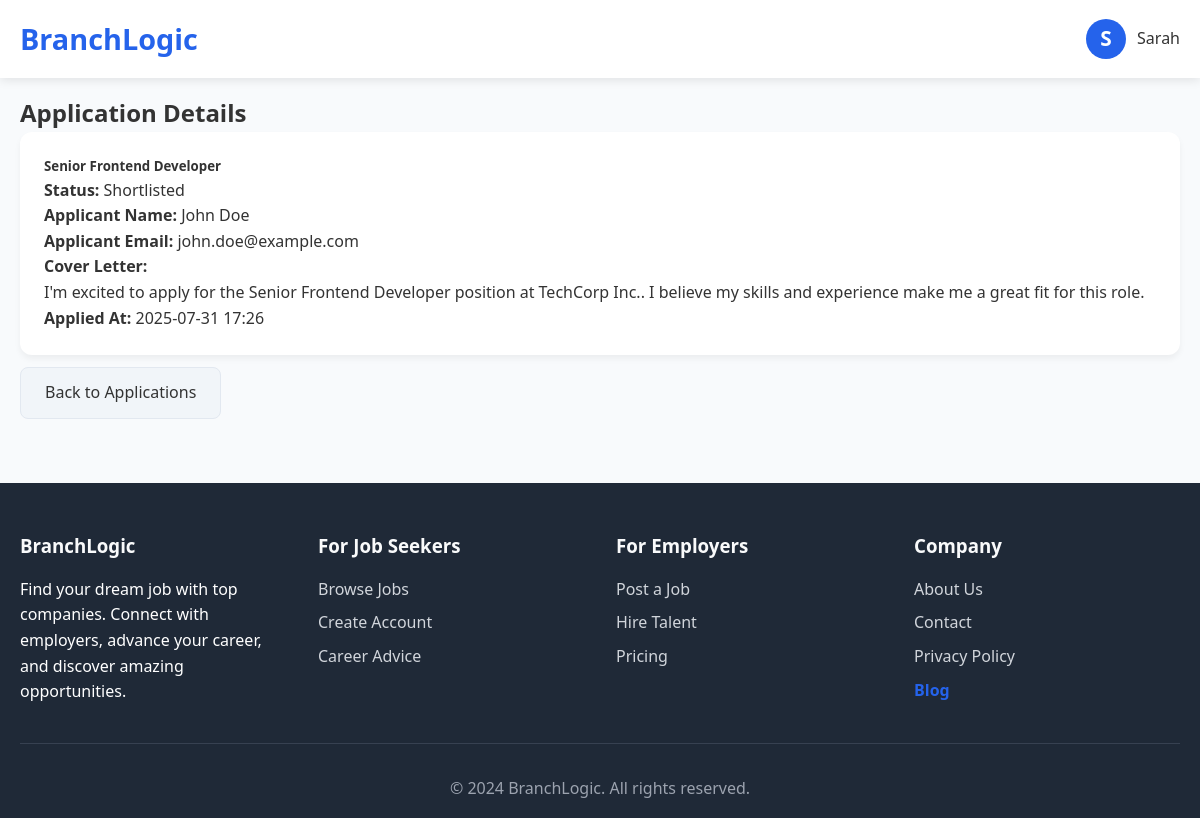
Page /application/1 (signed in) on the committed database.
### app.py (models this page shows)
class User(UserMixin, db.Model):
    id = db.Column(db.Integer, primary_key=True)
    email = db.Column(db.String(120), unique=True, nullable=False)
    password_hash = db.Column(db.String(200), nullable=False)
    display_name = db.Column(db.String(100), nullable=False)
    first_name = db.Column(db.String(50), nullable=False)
    last_name = db.Column(db.String(50), nullable=False)
    role = db.Column(db.String(20), nullable=False, default='jobseeker')
    profile_complete = db.Column(db.Boolean, default=False)
    avatar = db.Column(db.String(200))
    bio = db.Column(db.Text)
    skills = db.Column(db.Text)
    experience = db.Column(db.Text)
    education = db.Column(db.Text)
    location = db.Column(db.String(100))
    website = db.Column(db.String(200))
    linkedin = db.Column(db.String(200))
    github = db.Column(db.String(200))
    created_at = db.Column(db.DateTime, default=datetime.utcnow)
    updated_at = db.Column(db.DateTime, default=datetime.utcnow, onupdate=datetime.utcnow)

class Application(db.Model):
    id = db.Column(db.Integer, primary_key=True)
    job_id = db.Column(db.Integer, db.ForeignKey('job.id'), nullable=False)
    job_title = db.Column(db.String(200), nullable=False)
    applicant_id = db.Column(db.Integer, db.ForeignKey('user.id'), nullable=False)
    applicant_name = db.Column(db.String(200), nullable=False)
    applicant_email = db.Column(db.String(200), nullable=False)
    employer_id = db.Column(db.Integer, db.ForeignKey('user.id'), nullable=False)
    resume = db.Column(db.String(200))
    cover_letter = db.Column(db.Text)
    status = db.Column(db.String(20), default='new')  # new, reviewing, shortlisted, rejected, hired
    notes = db.Column(db.Text)  # Employer notes about the application
    rating = db.Column(db.Integer)  # 1-5 rating
    applied_at = db.Column(db.DateTime, default=datetime.utcnow)
    created_at = db.Column(db.DateTime, default=datetime.utcnow)
    updated_at = db.Column(db.DateTime, default=datetime.utcnow, onupdate=datetime.utcnow)

### app.py (the view)
@app.route('/application/<int:application_id>')
@login_required
def view_application(application_id):
    application = Application.query.get_or_404(application_id)
    if current_user.role == 'employer' and application.employer_id != current_user.id:
        flash('Access denied', 'error')
        return redirect(url_for('applications'))
    elif current_user.role == 'jobseeker' and application.applicant_id != current_user.id:
        flash('Access denied', 'error')
        return redirect(url_for('applications'))
    return render_template('view_application.html', application=application)

### app.py (called while the page is built)
@login_manager.user_loader
def load_user(user_id):
    return User.query.get(int(user_id))

### templates/view_application.html (shortened to what this page needs)
{% extends 'base.html' %}
{% block content %}
<div class="container mt-4">
    <h2>Application Details</h2>
    <div class="card mb-3">
        <div class="card-body">
            <h5 class="card-title">{{ application.job_title }}</h5>
            <p class="card-text"><strong>Status:</strong> {{ application.status|capitalize }}</p>
            <p class="card-text"><strong>Applicant Name:</strong> {{ application.applicant_name }}</p>
            <p class="card-text"><strong>Applicant Email:</strong> {{ application.applicant_email }}</p>
            {% if application.cover_letter %}
            <p class="card-text"><strong>Cover Letter:</strong><br>{{ application.cover_letter }}</p>
            {% endif %}
            <p class="card-text"><strong>Applied At:</strong> {{ application.applied_at.strftime('%Y-%m-%d %H:%M') }}</p>
        </div>
    </div>
    <a href="{{ url_for('applications') }}" class="btn btn-secondary">Back to Applications</a>
</div>
{% endblock %}

### templates/base.html (shortened to what this page needs)
<!DOCTYPE html>
<html lang="en">
<head>
</head>
<body>
    <nav class="navbar">
        <div class="container">
            <div class="nav-container" style="justify-content: space-between;">
                <a href="{{ url_for('home') }}" class="logo">BranchLogic</a>
                <div class="profile-dropdown">
                    <div class="profile-avatar">
                        <span class="avatar-circle">{{ current_user.first_name[0] if current_user.is_authenticated else 'U' }}</span>
                        <span class="profile-name">{{ current_user.first_name if current_user.is_authenticated else 'User' }}</span>
                    </div>
                </div>
            </div>
        </div>
    </nav>
    <main>
        {% block content %}{% endblock %}
    </main>
    <footer class="footer">
        <div class="container">
            <div class="footer-content">
                <div class="footer-section">
                    <h3>BranchLogic</h3>
                    <p>Find your dream job with top companies. Connect with employers, advance your career, and discover amazing opportunities.</p>
                </div>
                <div class="footer-section">
                    <h3>For Job Seekers</h3>
                    <a href="{{ url_for('jobs') }}">Browse Jobs</a>
                    <a href="{{ url_for('signup') }}">Create Account</a>
                    <a href="#">Career Advice</a>
                </div>
                <div class="footer-section">
                    <h3>For Employers</h3>
                    <a href="{{ url_for('post_job') }}">Post a Job</a>
                    <a href="{{ url_for('signup') }}">Hire Talent</a>
                    <a href="#">Pricing</a>
                </div>
                <div class="footer-section">
                    <h3>Company</h3>
                    <a href="#">About Us</a>
                    <a href="#">Contact</a>
                    <a href="#">Privacy Policy</a>
                    <a href="{{ url_for('blog') }}" style="color:#2563eb; font-weight:600;">Blog</a>
                </div>
            </div>
            <div class="footer-bottom">
                <p>&copy; 2024 BranchLogic. All rights reserved.</p>
            </div>
        </div>
    </footer>
</body>
</html>

### templates/base.html (style rules this page uses)
.profile-dropdown { position: relative; display: flex; align-items: center; margin-left: 2rem; }
.profile-avatar { display: flex; align-items: center; cursor: pointer; }
.avatar-circle { width: 40px; height: 40px; background: #2563eb; color: #fff; border-radius: 50%; display: flex; align-items: center; justify-content: center; font-size: 1.3rem; font-weight: bold; margin-right: 0.7rem; }
.profile-name { font-weight: 500; color: #333; }
* { margin: 0; padding: 0; box-sizing: border-box; }
body { font-family: 'Segoe UI', Tahoma, Geneva, Verdana, sans-serif; line-height: 1.6; color: #333; background-color: #f8fafc; }
.container { max-width: 1200px; margin: 0 auto; padding: 0 20px; }
.navbar { background: #fff; box-shadow: 0 2px 10px rgba(0,0,0,0.1); position: sticky; top: 0; z-index: 1000; }
.nav-container { display: flex; justify-content: space-between; align-items: center; padding: 1rem 0; }
.logo { font-size: 1.8rem; font-weight: bold; color: #2563eb; text-decoration: none; }
.btn { padding: 0.75rem 1.5rem; border: none; border-radius: 8px; font-weight: 500; text-decoration: none; display: inline-block; cursor: pointer; transition: all 0.3s; font-size: 1rem; }
.btn-secondary { background: #f1f5f9; color: #333; border: 1px solid #e2e8f0; }
.card { background: white; border-radius: 12px; box-shadow: 0 4px 6px rgba(0,0,0,0.05); overflow: hidden; transition: transform 0.3s, box-shadow 0.3s; }
.card-body { padding: 1.5rem; }
.mb-3 { margin-bottom: 0.75rem; }
.mt-4 { margin-top: 1rem; }
.footer { background: #1f2937; color: white; padding: 3rem 0 1rem; margin-top: 4rem; }
.footer-content { display: grid; grid-template-columns: repeat(auto-fit, minmax(250px, 1fr)); gap: 2rem; margin-bottom: 2rem; }
.footer-section h3 { margin-bottom: 1rem; color: #f9fafb; }
.footer-section a { color: #d1d5db; text-decoration: none; display: block; margin-bottom: 0.5rem; }
.footer-bottom { text-align: center; padding-top: 2rem; border-top: 1px solid #374151; color: #9ca3af; }

### rows in the picture
User: first_name "S", first_name "Sarah"
Application: job_title "Senior Frontend Developer", status "Shortlisted", applicant_name "John Doe", applicant_email "john.doe@example.com", cover_letter "I'm excited to apply for the Senior Frontend Developer position at TechCorp Inc.. I believe my skills and experience make me a great fit for this role.", applied_at "2025-07-31 17:26"
